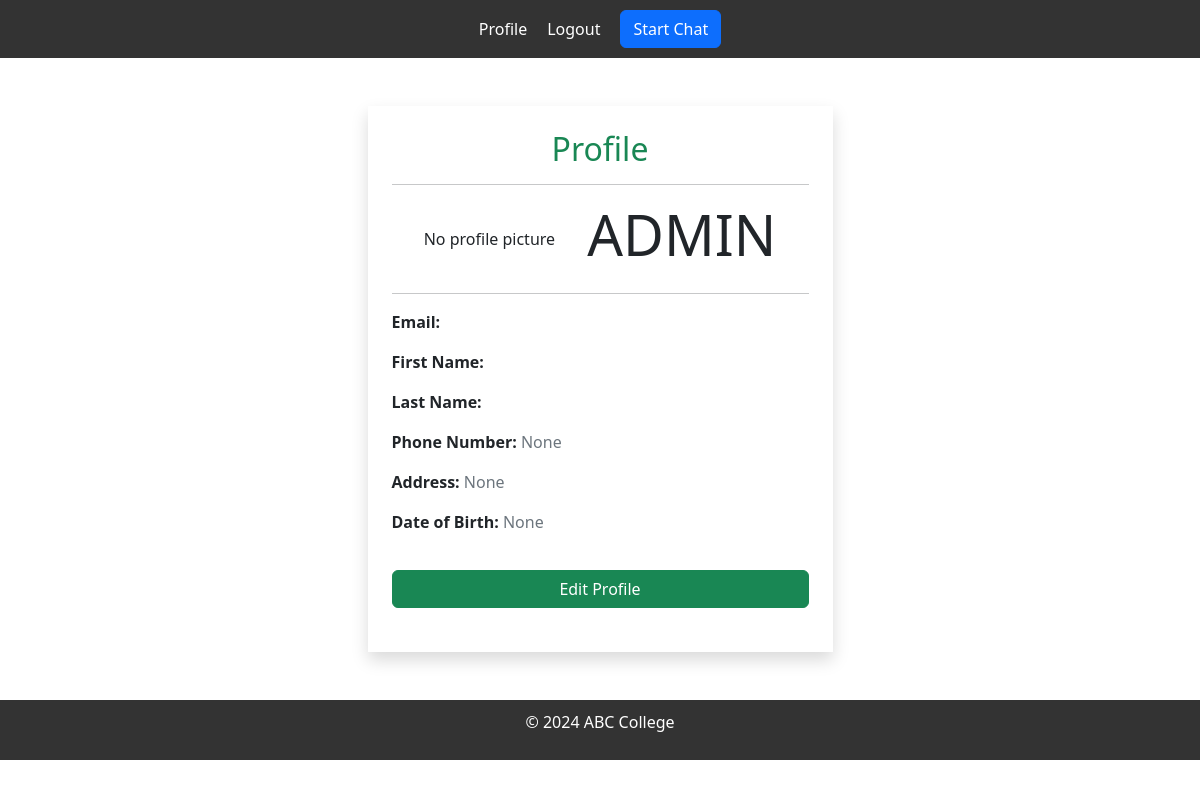
The page /profile/ (signed in) on the database its author committed.
### chatbot/models.py (models this page shows)
class CustomUser(AbstractUser):
    is_student = models.BooleanField(default=True)
    student_id = models.CharField(max_length=20, blank=True, null=True)
    faculty_id = models.CharField(max_length=20, blank=True, null=True)
    enrollment_year = models.PositiveIntegerField(blank=True, null=True)
    graduation_year = models.PositiveIntegerField(blank=True, null=True)
    course = models.CharField(max_length=100, blank=True, null=True)
    department = models.CharField(max_length=100, blank=True, null=True)
    phone_number = models.CharField(max_length=15, blank=True, null=True)
    address = models.TextField(blank=True, null=True)
    date_of_birth = models.DateField(blank=True, null=True)
    profile_picture = models.ImageField(upload_to='profile_pics/', blank=True, null=True)
    designation = models.CharField(max_length=100, blank=True, null=True)
    office_location = models.CharField(max_length=100, blank=True, null=True)
    bio = models.TextField(blank=True, null=True)

### chatbot/views.py (the view)
# urls.py: path('profile/', profile, name='profile'),
@login_required
def profile(request):
    return render(request, 'profile.html',{'user': request.user})

### chatbot/templates/profile.html (shortened to what this page needs)
{% extends 'base.html' %}
{% load static %}
{% block content %}
<div class="container my-5">
    <div class="d-flex justify-content-center">
        <div class="col-md-5 shadow p-4">
            <h2 class="text-success">Profile</h2>
            <hr>
            <div class="d-flex justify-content-evenly align-items-center">
                    {% if user.profile_picture %}
                    <img src="{{ user.profile_picture.url }}" alt="Profile Picture"
                        style="max-width: 150px;border-radius: 50%;height: 150px;">
                    {% else %}
                    No profile picture
                    {% endif %}
                <h1 class="display-4">{{ user.username.upper}}</h1>
            </div>
            <hr>
            <p class="fw-bold">Email:  </p>
            <p class="fw-bold">First Name:</p>
            <p class="fw-bold">Last Name:</p>
            <p class="fw-bold">Phone Number:<span class="text-secondary fw-light"> {{ user.phone_number }}</span></p>
            <p class="fw-bold">Address:<span class="text-secondary fw-light"> {{ user.address }}</span></p>
            <p class="fw-bold">Date of Birth:<span class="text-secondary fw-light"> {{ user.date_of_birth }}</span></p>
            <a href="{% url 'profile_edit' %}" class="btn btn-success">Edit Profile</a>
        </div>
    </div>
</div>
{% endblock %}

### static/styles.css (style rules this page uses)
body { font-family: Arial, sans-serif; background-color: #f4f4f4; margin: 0; padding: 0; }
h2 { margin-bottom: 20px; text-align: center; }
.btn { background-color: #007bff; color: #fff; border: none; padding: 10px; border-radius: 4px; cursor: pointer; width: 100%; text-align: center; text-decoration: none; display: inline-block; }
a { color: #007bff; text-decoration: none; }
.btn { display: block; margin: 20px auto; padding: 10px; background-color: #007bff; color: #fff; border: none; border-radius: 4px; text-align: center; text-decoration: none; cursor: pointer; }
body { font-family: Arial, sans-serif; margin: 0; padding: 0; }

### rows shown on the page
CustomUser: username "ADMIN", phone_number "None", address "None", date_of_birth "None"
